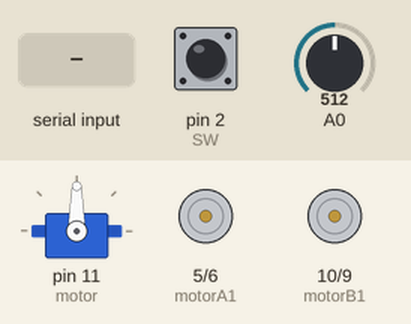
Simulated run of this sketch. Board: Arduino Uno, built with avr-gcc and run on an emulated ATmega328P. Shown: servo, motor-driver pin pairs drawn as motors (green arrow = first pin HIGH = forward, orange = second pin HIGH = backward, longer = more drive). The inputs (shaded band) are chosen by the test bench; at power-on: A0 = 512, pin 2 (SW) HIGH.

Above: at 1.2 s.
1.3 s: A0 set to 716
At 2.5 s:
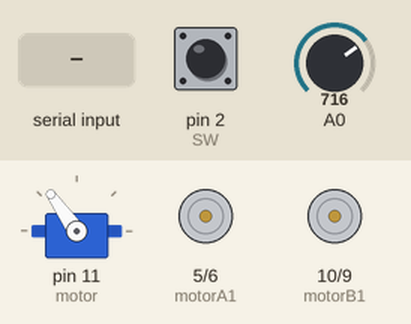
2.8 s: "F" received over Serial
4.3 s: byte 74 ('J') received over Serial
5.8 s: byte 76 ('L') received over Serial
7.3 s: byte 82 ('R') received over Serial
8.8 s: "G" received over Serial
Timing chart, 0 to 11.3 s (numbered marks = the images above; inputs shaded):
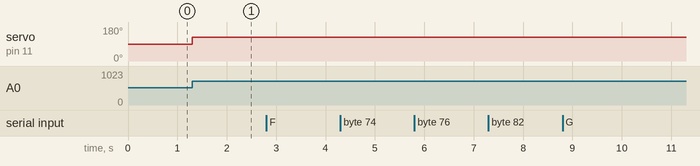

The sketch:

Arduino_uno.ino
```cpp
#include <Servo.h>
const int motorA1  = 5;  // L298N'in IN3 Girişi
const int motorA2  = 6;  // L298N'in IN1 Girişi
const int motorB1  = 10; // L298N'in IN2 Girişi
const int motorB2  = 9;  // L298N'in IN4 Girişi

Servo motor;

int deger;
int derece;
int SW = 2;
int led = 0;
int i = 0; //Döngüler için atanan rastgele bir değişken
int j = 0; //Döngüler için atanan rastgele bir değişken
int state; //Bluetooth cihazından gelecek sinyalin değişkeni
int vSpeed = 255;   // Standart Hız, 0-255 arası bir değer alabilir


void setup() {

  motor.attach(11);
  pinMode(SW, INPUT_PULLUP);
  pinMode(motorA1, OUTPUT);
  pinMode(motorA2, OUTPUT);
  pinMode(motorB1, OUTPUT);
  pinMode(motorB2, OUTPUT);
  // 9600 baud hızında bir seri port açalım
  Serial.begin(9600);
  derece = 90;
}

void loop() {
//  if (digitalRead(BTState) == LOW) {
    state = 'S';

  deger = analogRead(A0);
  derece = map(deger, 0, 1023, 0, 180);
  motor.write(derece);
  if (digitalRead(SW) == 1)
    digitalWrite(led, HIGH);
  else
    digitalWrite(led, LOW);
  if (Serial.available() > 0) {
    state = Serial.read();
  }

  /* Uygulamadan ayarlanabilen 4 hız seviyesi.(Değerler 0-255 arasında olmalı)*/
  if (state == '0') {
    vSpeed = 0;
  }
  else if (state == '1') {
    vSpeed = 100;
  }
  else if (state == '2') {
    vSpeed = 180;
  }
  else if (state == '3') {
    vSpeed = 200;
  }
  else if (state == '4') {
    vSpeed = 255;
  }

  /***********************İleri****************************/
  //Gelen veri 'F' ise araba ileri gider.
  if (state == 'F') {
    analogWrite(motorA1, vSpeed); analogWrite(motorA2, 0);
    analogWrite(motorB1, vSpeed);      analogWrite(motorB2, 0);
  }
  /**********************İleri Sol************************/
  //Gelen veri 'G' ise araba ileri sol(çapraz) gider.
  else if (state == 'G') {
    analogWrite(motorA1, vSpeed ); analogWrite(motorA2, 0);
    analogWrite(motorB1, 100);    analogWrite(motorB2, 0);
  }
  /**********************İleri Sağ************************/
  //Gelen veri 'I' ise araba ileri sağ(çapraz) gider.
  else if (state == 'I') {
    analogWrite(motorA1, 100); analogWrite(motorA2, 0);
    analogWrite(motorB1, vSpeed);      analogWrite(motorB2, 0);
  }
  /***********************Geri****************************/
  //Gelen veri 'B' ise araba geri gider.
  else if (state == 'B') {
    analogWrite(motorA1, 0);   analogWrite(motorA2, vSpeed);
    analogWrite(motorB1, 0);   analogWrite(motorB2, vSpeed);
  }
  /**********************Geri Sol************************/
  //Gelen veri 'H' ise araba geri sol(çapraz) gider
  else if (state == 'H') {
    analogWrite(motorA1, 0);   analogWrite(motorA2, 100);
    analogWrite(motorB1, 0); analogWrite(motorB2, vSpeed);
  }
  /**********************Geri Sağ************************/
  //Gelen veri 'J' ise araba geri sağ(çapraz) gider
  else if (state == 'J') {
    analogWrite(motorA1, 0);   analogWrite(motorA2, vSpeed);
    analogWrite(motorB1, 0);   analogWrite(motorB2, 100);
  }
  /***************************Sol*****************************/
  //Gelen veri 'L' ise araba sola gider.
  else if (state == 'L') {
    analogWrite(motorA1, vSpeed);   analogWrite(motorA2, 150);
    analogWrite(motorB1, 0); analogWrite(motorB2, 0);
  }
  /***************************Sağ*****************************/
  //Gelen veri 'R' ise araba sağa gider
  else if (state == 'R') {
    analogWrite(motorA1, 0);   analogWrite(motorA2, 0);
    analogWrite(motorB1, vSpeed);   analogWrite(motorB2, 150);
  }

  /************************Stop*****************************/
  //Gelen veri 'S' ise arabayı durdur.
  else if (state == 'S') {
    analogWrite(motorA1, 0);  analogWrite(motorA2, 0);
    analogWrite(motorB1, 0);  analogWrite(motorB2, 0);
  }
}
```

Measured:
- after the input at 1.3 s, servo on pin 11 (motor): 90° → 125° at once
